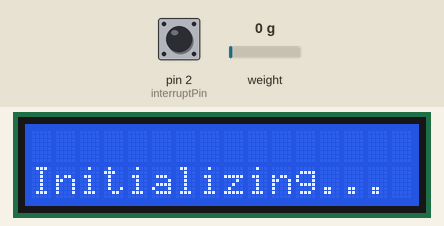
Simulated run of this sketch. Board: Arduino Uno, built with avr-gcc and run on an emulated ATmega328P. Shown: 16×2 character LCD. The test bench sets the inputs (shaded band); at power-on: pin 2 (interruptPin) HIGH, weight on the scale 0 g. What the sketch prints to the serial monitor is not drawn.

Above: at 0.1 s.
9.7 s: pin 2 (interruptPin) pulled LOW for 0.2 s
At 12.1 s:
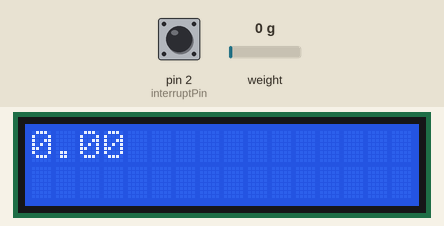
Timing chart, 0 to 13.6 s (numbered marks = the images above; inputs shaded):
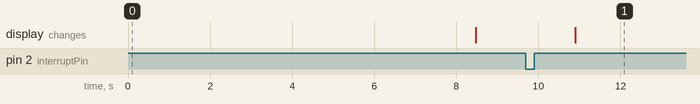

Measured:
- after the input at 9.7 s, the display: changes after 1.2 s (image 1)

The sketch:

DocSana.ino.ino
```cpp
#include "HX711.h"
#include <LiquidCrystal.h>

// initialize the library with the numbers of the interface pins
LiquidCrystal lcd(11, 12, 5, 6, 7, 8);
// HX711.DOUT	- pin #A1
// HX711.PD_SCK	- pin #A0
const byte interruptPin = 2;
HX711 scale(A1, A0);		// parameter "gain" is ommited; the default value 128 is used by the library
float a =0;
float pa =0;

void setup() {

  pinMode(interruptPin, INPUT_PULLUP);
  attachInterrupt(digitalPinToInterrupt(interruptPin), blink, FALLING);

  Serial.begin(38400);
  Serial.println("HX711 Demo");
  lcd.begin(16, 2);
  lcd.setCursor(0, 1);
  lcd.print("Initializing...");
  delay(1000);
  Serial.println("Before setting up the scale:");
  Serial.print("read: \t\t");
  Serial.println(scale.read());			// print a raw reading from the ADC

  Serial.print("read average: \t\t");
  Serial.println(scale.read_average(20));  	// print the average of 20 readings from the ADC

  Serial.print("get value: \t\t");
  Serial.println(scale.get_value(5));		// print the average of 5 readings from the ADC minus the tare weight (not set yet)

  Serial.print("get units: \t\t");
  Serial.println(scale.get_units(5), 1);	// print the average of 5 readings from the ADC minus tare weight (not set) divided
						// by the SCALE parameter (not set yet)

  scale.set_scale(2280.f);                      // this value is obtained by calibrating the scale with known weights; see the README for details
  scale.tare();				        // reset the scale to 0

  Serial.println("After setting up the scale:");

  Serial.print("read: \t\t");
  Serial.println(scale.read());                 // print a raw reading from the ADC

  Serial.print("read average: \t\t");
  Serial.println(scale.read_average(20));       // print the average of 20 readings from the ADC

  Serial.print("get value: \t\t");
  Serial.println(scale.get_value(5));		// print the average of 5 readings from the ADC minus the tare weight, set with tare()

  Serial.print("get units: \t\t");
  Serial.println(scale.get_units(5), 1);        // print the average of 5 readings from the ADC minus tare weight, divided
						// by the SCALE parameter set with set_scale

  Serial.println("Readings:");

  a = -(scale.get_units(2));
  pa = a;
  lcd.print(a);
  lcd.setCursor(0, 0);
  lcd.print("DONE...!!");
  lcd.clear();
}

void loop() {
  lcd.setCursor(0, 1);
  a = -(scale.get_units(2));
  if(pa<a)
  {
  pa = a;
  lcd.clear();
  lcd.print(a);
  }
}

void blink() {
 scale.tare();
 lcd.clear();
 a = -(scale.get_units(2));
 pa = a;
 lcd.print(a);

}
```
